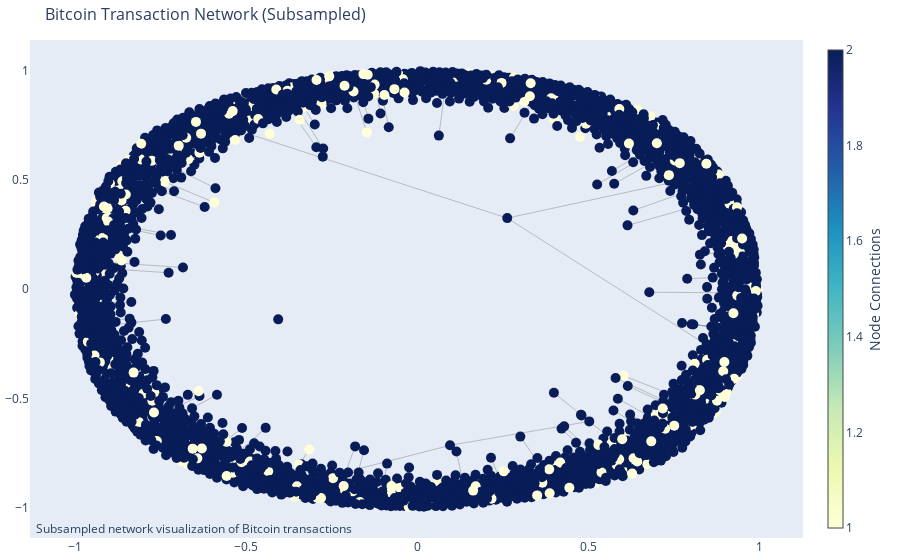

Notebook code for this chart:
### Code cell
import pandas as pd
import networkx as nx
import plotly.graph_objects as go
import random

# Load the filtered datasets
classes_df = pd.read_csv('../data/filtered/filtered_classes.csv')
edgelist_df = pd.read_csv('../data/filtered/filtered_edgelist.csv')
features_df = pd.read_csv('../data/filtered/filtered_features.csv', header=None)

# Rename columns for features_df
features_df.columns = ['txId'] + [f'feature_{i}' for i in range(1, features_df.shape[1])]

# Create a directed graph
G = nx.DiGraph()

# Add nodes with features and labels
for _, row in features_df.iterrows():
    tx_id = row['txId']
    features = row[1:].tolist()
    tx_class = classes_df.loc[classes_df['txId'] == tx_id, 'class'].values[0]
    G.add_node(tx_id, features=features, label=tx_class)

# Add edges
for _, row in edgelist_df.iterrows():
    G.add_edge(row['txId1'], row['txId2'])

# Subsample nodes for visualization
num_nodes = 5000  # Number of nodes to visualize
sampled_nodes = random.sample(G.nodes(), num_nodes)
H = G.subgraph(sampled_nodes).copy()

# Create positions for the nodes using spring_layout
pos = nx.spring_layout(H)

# Extract node and edge information
edge_x = []
edge_y = []
for edge in H.edges():
    x0, y0 = pos[edge[0]]
    x1, y1 = pos[edge[1]]
    edge_x.append(x0)
    edge_x.append(x1)
    edge_x.append(None)
    edge_y.append(y0)
    edge_y.append(y1)
    edge_y.append(None)

node_x = []
node_y = []
node_color = []
for node in H.nodes():
    x, y = pos[node]
    node_x.append(x)
    node_y.append(y)
    node_color.append(H.nodes[node]['label'])

# Create the edge trace
edge_trace = go.Scatter(
    x=edge_x, y=edge_y,
    line=dict(width=0.5, color='#888'),
    hoverinfo='none',
    mode='lines')

# Create the node trace
node_trace = go.Scatter(
    x=node_x, y=node_y,
    mode='markers',
    hoverinfo='text',
    marker=dict(
        showscale=True,
        colorscale='YlGnBu',
        color=[],
        size=10,
        colorbar=dict(
            thickness=15,
            title='Node Connections',
            xanchor='left',
            titleside='right'
        ),
    ))

# Add node labels
node_text = []
for node in H.nodes():
    node_text.append(f"TxId: {node}<br>Class: {H.nodes[node]['label']}")
node_trace.text = node_text
node_trace.marker.color = node_color

# Create the figure
fig = go.Figure(data=[edge_trace, node_trace],
                layout=go.Layout(
                    title='Bitcoin Transaction Network (Subsampled)',
                    titlefont_size=16,
                    showlegend=False,
                    hovermode='closest',
                    margin=dict(b=20,l=5,r=5,t=40),
                    annotations=[dict(
                        text="Subsampled network visualization of Bitcoin transactions",
                        showarrow=False,
                        xref="paper", yref="paper",
                        x=0.005, y=-0.002 )],
                    xaxis=dict(showgrid=False, zeroline=False),
                    yaxis=dict(showgrid=False, zeroline=False))
                )

fig.show()

### Figure 1 — Plotly figure (JSON) as saved in the notebook; plotly's stock layout.template omitted (floating-point values rounded to 4 significant figures; data arrays with more than 128 entries replaced by an {"elided": "..."} marker saying what was removed)
{"data": [{"hoverinfo": "none", "line": {"color": "#888", "width": 0.5}, "mode": "lines", "type": "scatter", "x": {"elided": "294 float values"}, "y": {"elided": "294 float values"}}, {"hoverinfo": "text", "marker": {"color": {"elided": "2500 int values"}, "colorbar": {"thickness": 15, "title": {"side": "right", "text": "Node Connections"}, "xanchor": "left"}, "colorscale": [[0, "rgb(255,255,217)"], [0.125, "rgb(237,248,177)"], [0.25, "rgb(199,233,180)"], [0.375, "rgb(127,205,187)"], [0.5, "rgb(65,182,196)"], [0.625, "rgb(29,145,192)"], [0.75, "rgb(34,94,168)"], [0.875, "rgb(37,52,148)"], [1, "rgb(8,29,88)"]], "showscale": true, "size": 10}, "mode": "markers", "text": {"elided": "2500 str values"}, "type": "scatter", "x": {"elided": "2500 float values"}, "y": {"elided": "2500 float values"}}], "layout": {"annotations": [{"showarrow": false, "text": "Subsampled network visualization of Bitcoin transactions", "x": 0.005, "xref": "paper", "y": -0.002, "yref": "paper"}], "hovermode": "closest", "margin": {"b": 20, "l": 5, "r": 5, "t": 40}, "showlegend": false, "title": {"font": {"size": 16}, "text": "Bitcoin Transaction Network (Subsampled)"}, "xaxis": {"showgrid": false, "zeroline": false}, "yaxis": {"showgrid": false, "zeroline": false}}}
